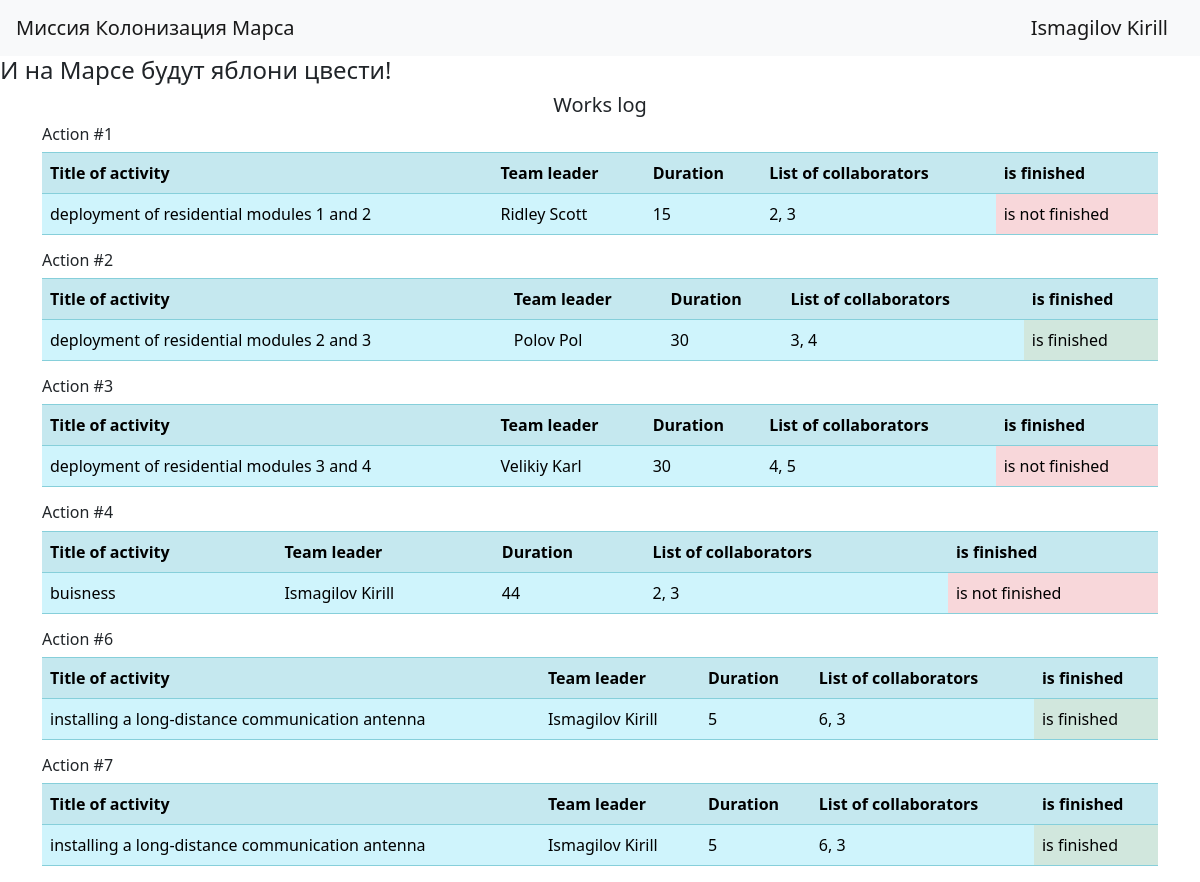
/ (signed in), run on the app's committed database.
### data/users.py (models this page shows, shortened)
class User(SqlAlchemyBase, UserMixin, SerializerMixin):
    __tablename__ = 'users'
    id = sqlalchemy.Column(sqlalchemy.Integer,
                           primary_key=True, autoincrement=True)
    surname = sqlalchemy.Column(sqlalchemy.String, nullable=True)
    name = sqlalchemy.Column(sqlalchemy.String, nullable=True)
    age = sqlalchemy.Column(sqlalchemy.Integer, nullable=True)
    position = sqlalchemy.Column(sqlalchemy.String, nullable=True)
    speciality = sqlalchemy.Column(sqlalchemy.String, nullable=True)
    address = sqlalchemy.Column(sqlalchemy.String, nullable=True)
    email = sqlalchemy.Column(sqlalchemy.String,
                              index=True, unique=True, nullable=True)
    hashed_password = sqlalchemy.Column(sqlalchemy.String, nullable=True)
    modified_date = sqlalchemy.Column(sqlalchemy.DateTime,
                                      default=datetime.datetime.now)
    jobs = orm.relationship('Jobs', back_populates='user')

### data/jobs.py (models this page shows)
class Jobs(SqlAlchemyBase, SerializerMixin, UserMixin):
    __tablename__ = 'jobs'
    id = sqlalchemy.Column(sqlalchemy.Integer,
                           primary_key=True, autoincrement=True)
    team_leader = sqlalchemy.Column(sqlalchemy.Integer, ForeignKey('users.id'), nullable=False)
    job = sqlalchemy.Column(sqlalchemy.Text, nullable=True)
    work_size = sqlalchemy.Column(sqlalchemy.Integer, nullable=False)
    collaborators = sqlalchemy.Column(sqlalchemy.String, nullable=True)
    start_date = sqlalchemy.Column(sqlalchemy.DateTime, default=datetime.datetime.now)
    end_date = sqlalchemy.Column(sqlalchemy.DateTime, nullable=True)
    is_finished = sqlalchemy.Column(sqlalchemy.Boolean, default=False)
    user = orm.relationship('User')

### main.py (the view)
    @app.route("/")
    def table():
        jobs = db_sess.query(Jobs).all()
        users = db_sess.query(User).all()
        users_dict = {user.id: (user.name, user.surname) for user in users}
        return render_template('table.html', jobs=jobs, users_dict=users_dict)

### data/db_session.py (called while the page is built)
def create_session() -> Session:
    global __factory
    return __factory()

### templates/table.html
{% extends "base.html" %}
{% block content %}
<h5 align="center">Works log</h5>
<div>
    {% for job in jobs %}
    <h6>Action #{{ job.id }}</h6>
    <table class="table table-info table-striped">
        <tr>
            <th>Title of activity</th>
            <th>Team leader</th>
            <th>Duration</th>
            <th>List of collaborators</th>
            <th>is finished</th>
        </tr>
        <tr>
            <td>{{ job.job }}</td>
            {% set team_leader = users_dict[job.team_leader] if job.team_leader in users_dict else (None, None) %}
            <td>{{ team_leader[0] if team_leader[0] else 'Error' }} {{ team_leader[1] if team_leader[1] else '' }}</td>
            <td>{{ job.work_size }}</td>
            <td>{{ job.collaborators }}</td>
            {% if job.is_finished %}
            <td class="table-success">is finished</td>
            {% else %}
            <td class="table-danger">is not finished</td>
            {% endif %}
        </tr>
    </table>
    {% endfor %}
</div>
{% endblock %}

### templates/base.html (shortened to what this page needs)
<!doctype html>
<html lang="en">
<head>
    <link rel="stylesheet"
          href="https://stackpath.bootstrapcdn.com/bootstrap/4.4.1/css/bootstrap.min.css"
>
    <link rel="stylesheet"
          href="https://cdn.jsdelivr.net/npm/bootstrap@5.0.0-beta1/dist/css/bootstrap.min.css"
>
</head>
<body>
<header>
    <nav class="navbar navbar-light bg-light">
        <a class="navbar-brand" href="#">Миссия Колонизация Марса</a>
        {% if current_user.is_authenticated %}
            <a class="navbar-brand" href="/logout">{{ current_user.name }} {{ current_user.surname }}</a>
        {% else %}
            <p>
                <a class="btn btn-primary " href="/register">Зарегистрироваться</a>
                <a class="btn btn-success" href="/login">Войти</a>
            </p>
        {% endif %}
    </nav>
    <h4>
        И на Марсе будут яблони цвести!
    </h4>
</header>
<main role="main" class="container">
    {% block content %}{% endblock %}
</main>
</body>
</html>

### data on the page
User: name "Ismagilov", surname "Kirill"
Jobs: id "1", job "deployment of residential modules 1 and 2", work_size "15", collaborators "2, 3", is_finished "is not finished"
User: name "Ridley", surname "Scott"
Jobs: id "2", job "deployment of residential modules 2 and 3", work_size "30", collaborators "3, 4", is_finished "is finished"
User: name "Polov", surname "Pol"
Jobs: id "3", job "deployment of residential modules 3 and 4", work_size "30", collaborators "4, 5", is_finished "is not finished"
User: name "Velikiy", surname "Karl"
Jobs: id "4", job "buisness", work_size "44", collaborators "2, 3", is_finished "is not finished"
Jobs: id "6", job "installing a long-distance communication antenna", work_size "5", collaborators "6, 3", is_finished "is finished"
Jobs: id "7", job "installing a long-distance communication antenna", work_size "5", collaborators "6, 3", is_finished "is finished"
